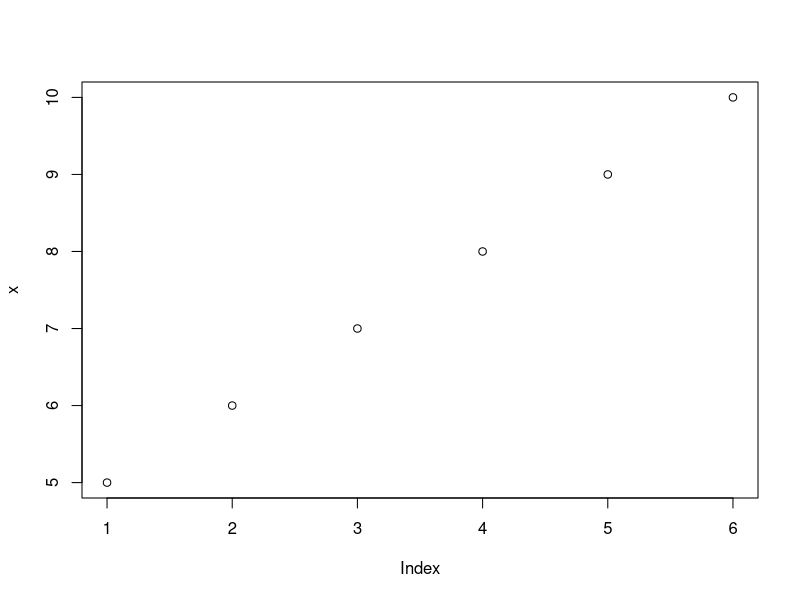
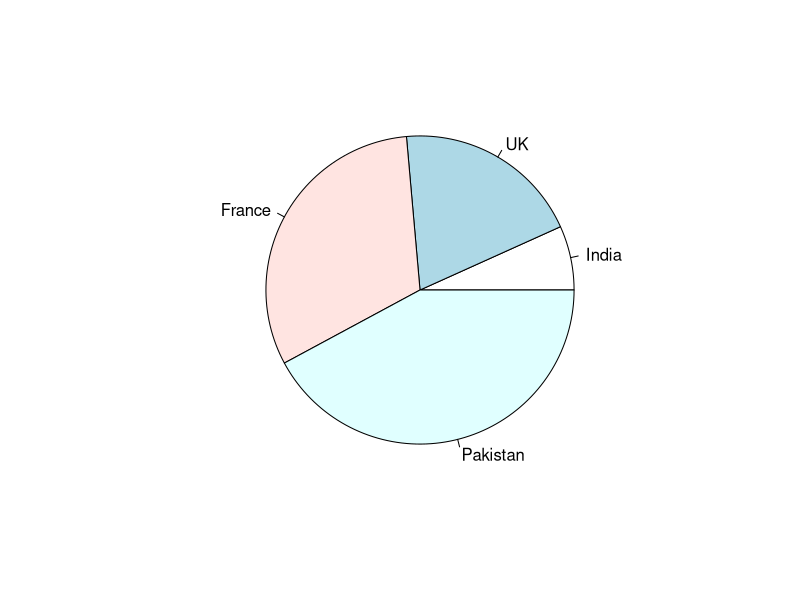
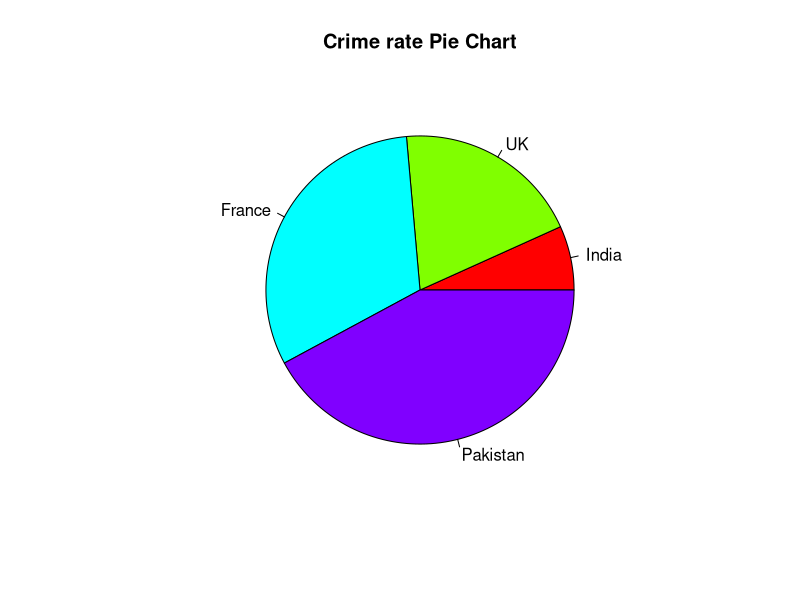
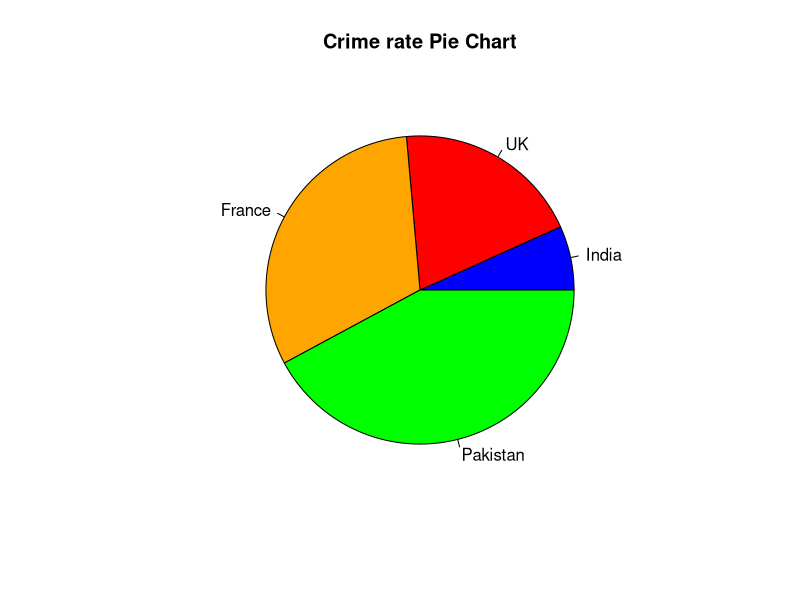
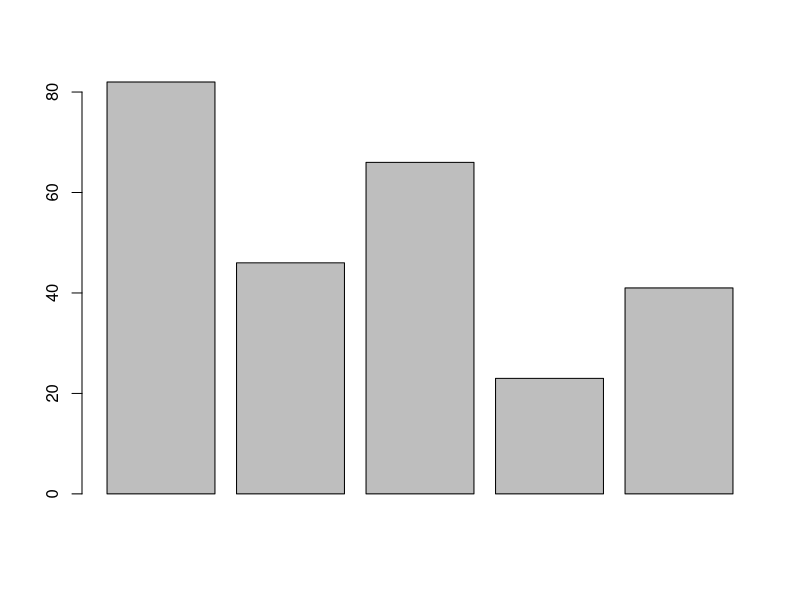
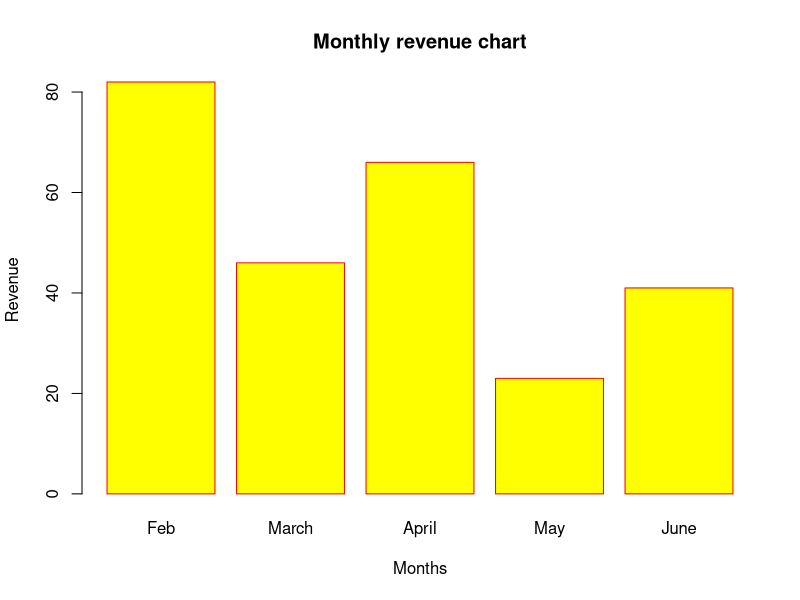
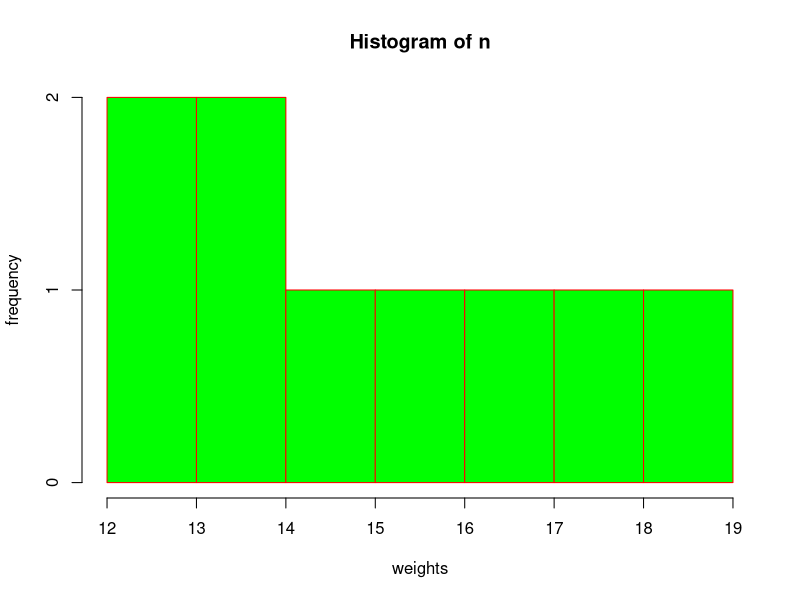
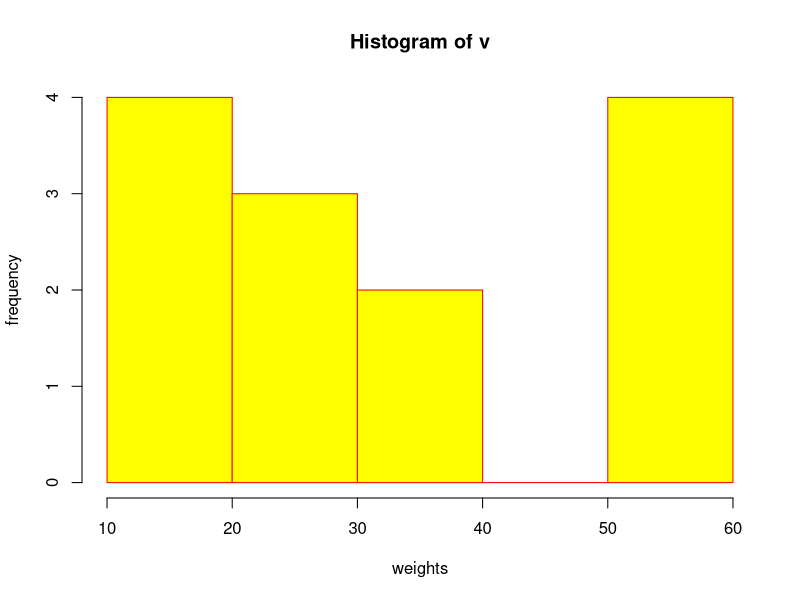

The R source for these figures, in order:
print("Welcome to R programming")
sum1<-56+78
print(sum1)

data1<-2+3
data2<-5+6
print(data1)
print(data2)

x<-5:10
print(x)
plot(x)

#Piechart 
x<-c(12,35,56,75)
labels<-c("India","UK","France","Pakistan")
pie(x,labels)
pie(x,labels,main="Crime rate Pie Chart",col=rainbow(length(x)))
colors<-c("blue","red","orange","green")
pie(x,labels,main="Crime rate Pie Chart",col=colors)

#bargraph
h<-c(82,46,66,23,41)
barplot(h)
m<-c("Feb","March","April","May","June")
barplot(h,names.arg = m,xlab="Months",ylab="Revenue",col = "yellow",
        main="Monthly revenue chart",border= "red")

#histogram
n<-c(12,15,16,18,17,14,19,14,13)
hist(n,xlab="weights",ylab="frequency",col="green",border="red")

v<-c(12,24,16,38,21,23,53,17,39,10,60,59,58)
hist(v,xlab="weights",ylab="frequency",col="yellow",border="red")

#line graph
b<-c(18,22,28,7,31,52)
plot(b)
plot(b,type="o")

q<-c(12,8,7,31,42)
plot(q,type='l')
plot(q,type='o',col='blue',xlab='Month',ylab='Temparature')

#Package - ggplot2 which generates some better looking graph